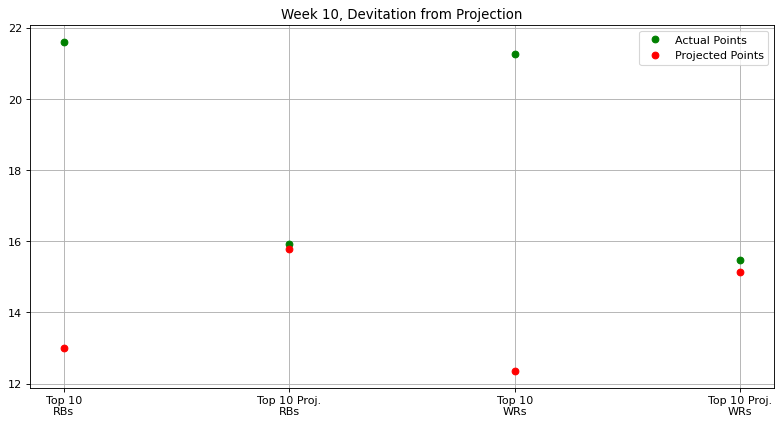

Here is the Python script that generated this plot:
# Stats provided by NFL Fantasy
# Week 10, Deviation from Projection
# Averaging both the projected values and the actual values for both the top
# 10 RBs and WRs and the top 10 projected RBs and WRs

import matplotlib.pyplot as plt
import numpy as np
from matplotlib.pyplot import figure
figure(figsize=(12, 6), dpi=80)

top10RBs = np.average(np.array([25.80,25.40,24.90,21.60,21.10,20.80,19.30,19.26,19.20,18.80]))
top10RBsProj = np.average(np.array([7.22,14.80,11.27,16.68,15.58,10.70,16.12,13.55,11.02,13.20]))

top10ProjRBs = np.average(np.array([13.40,15.30,21.60,19.30,15.00,21.10,4.40,25.40,10.60,13.20]))
top10ProjRBsProj = np.average(np.array([17.29,17.14,16.68,16.12,15.75,15.58,15.17,14.80,14.73,14.52]))

top10WRs = np.average(np.array([27.80,26.20,25.60,24.00,22.10,20.60,18.40,17.70,16.30,14.10]))
top10WRsProj = np.average(np.array([15.41,14.85,12.30,14.00,5.54,11.24,14.30,18.32,6.80,10.73]))

top10ProjWRs = np.average(np.array([17.70,11.30,2.80,27.80,26.20,4.10,18.40,13.20,24.00,9.20]))
top10ProjWRsProj = np.average(np.array([18.32,16.61,15.49,15.41,14.85,14.59,14.30,14.13,14.00,13.69]))

actualPoints = np.array([top10RBs,top10ProjRBs,top10WRs,top10ProjWRs])
projPoints = np.array([top10RBsProj,top10ProjRBsProj,top10WRsProj,top10ProjWRsProj])
labels = np.array(["Top 10\nRBs","Top 10 Proj.\nRBs","Top 10\nWRs","Top 10 Proj.\nWRs"])

plt.plot(labels, actualPoints, 'o', c = 'g', label = 'Actual Points', ms = 6)
plt.plot(projPoints, 'o', c = 'r', label = 'Projected Points', ms = 6)
plt.title("Week 10, Devitation from Projection")
plt.legend()
plt.grid()
plt.show()
